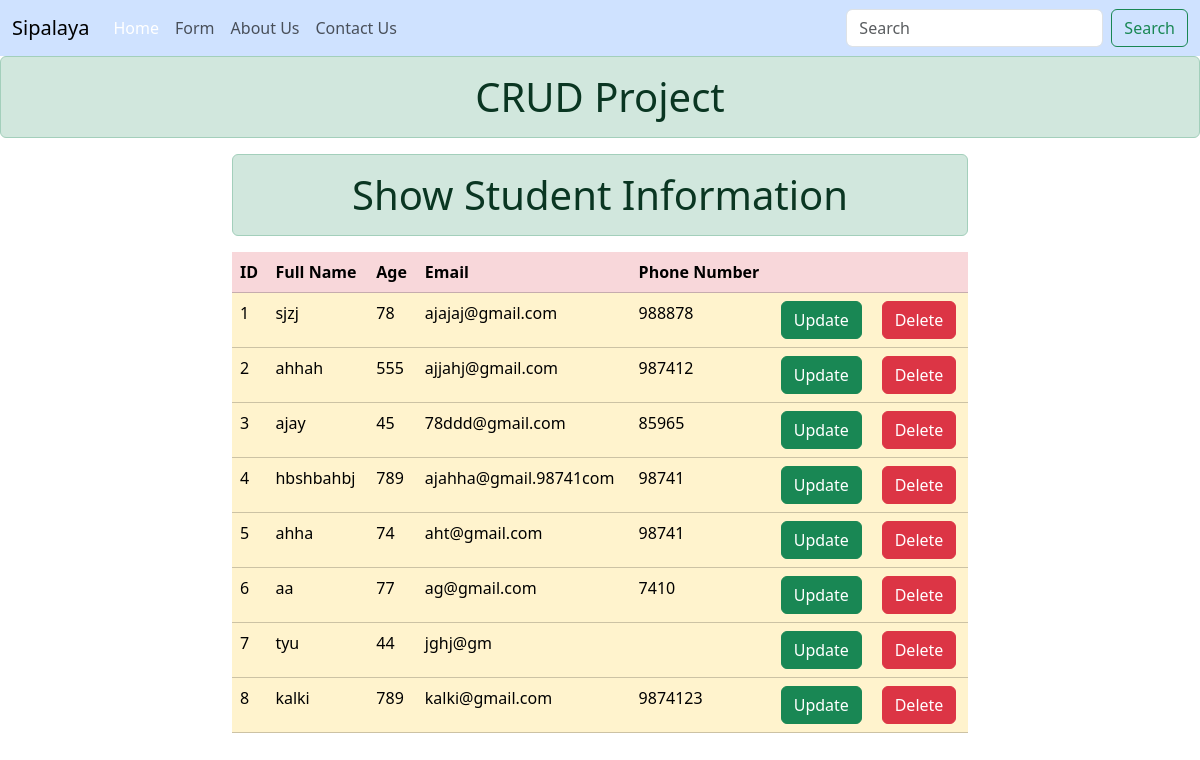
The page / on the database its author committed.
### crudApp/models.py (models this page shows)
class Student(models.Model):
    name=models.CharField(max_length=25)
    age=models.IntegerField()
    email=models.EmailField()
    phone_number=models.CharField(max_length=13)

### crudApp/views.py (the view)
# urls.py: 2. Add a URL to urlpatterns:  path('', views.home, name='home')
def home(request):
    data=Student.objects.all()
    return render(request,'crudApp/home.html', {'data':data})

### crudApp/templates/crudApp/home.html (shortened to what this page needs)
{% extends "crudApp/base.html" %}
  {% block content %}
<h1 class="text-center alert alert-success">CRUD Project</h1>
<div class="container">
  <div class="row justify-content-center">
    <div class="col-8">
      <h1 class="text-center alert alert-success">Show Student Information</h1>
      <table class="table">
        <thead>
          <tr class="table-danger">
            <th scope="col">ID</th>
            <th scope="col">Full Name</th>
            <th scope="col">Age</th>
            <th scope="col">Email</th>
            <th scope="col">Phone Number</th>
            <th scope="col"></th>
            <th scope="col"></th>
          </tr>
        </thead>
        <tbody>
          {% for item in data %}
          <tr class="table-warning">
            <td>{{forloop.counter}}</td>
            <td >{{item.name}}</td>
            <td>{{item.age}}</td>
            <td>{{item.email}}</td>
            <td>{{item.phone_number}}</td>
            <td><button type="button" class="btn btn-success">Update</button></td>
            <td><button type="button" class="btn btn-danger">Delete</button></td>
          </tr>
          {% endfor %}
        </tbody>
      </table>
    </div>
  </div>
</div>
{% endblock content %}

### crudApp/templates/crudApp/base.html (shortened to what this page needs)
<!DOCTYPE html>
<html lang="en">
  <head>
    <link
      href="https://cdn.jsdelivr.net/npm/bootstrap@5.3.3/dist/css/bootstrap.min.css"
      rel="stylesheet"
    />
  </head>
  <body>
    <nav class="navbar navbar-expand-lg bg-primary-subtle">
      <div class="container-fluid">
        <a class="navbar-brand" href="#">Sipalaya</a>
        <div class="collapse navbar-collapse" id="navbarSupportedContent">
          <ul class="navbar-nav me-auto mb-2 mb-lg-0">
            <li class="nav-item">
              <a
                class="nav-link {% if request.path == '/' %} active {% endif %}"
                aria-current="page"
                href="{% url 'home' %}"
                >Home</a
              >
            </li>
            <li class="nav-item">
              <a class="nav-link {% if request.path == '/form/' %} active {% endif %}" href="{% url 'form' %}">Form</a>
            </li>
            <li class="nav-item">
              <a class="nav-link {% if request.path == '/about/' %} active {% endif %}" href="{% url 'aboutus' %}">About Us</a>
            </li>
            <li class="nav-item">
              <a class="nav-link{% if request.path == '/contact/' %} active {% endif %}" href="{% url 'contactus' %}">Contact Us</a>
            </li>
          </ul>
          <form class="d-flex" role="search">
            <input
              class="form-control me-2"
              type="search"
              placeholder="Search"
              aria-label="Search"
            />
            <button class="btn btn-outline-success" type="submit">
              Search
            </button>
          </form>
        </div>
      </div>
    </nav>
    {% block content %} {% endblock content %}
  </body>
</html>

### crudApp/templates/crudApp/base.html (style rules this page uses)
.active { color: white !important; }

### rows shown on the page
Student: name "sjzj", age "78", email "ajajaj@gmail.com", phone_number "988878"
Student: name "ahhah", age "555", email "ajjahj@gmail.com", phone_number "987412"
Student: name "ajay", age "45", email "78ddd@gmail.com", phone_number "85965"
Student: name "hbshbahbj", age "789", email "ajahha@gmail.98741com", phone_number "98741"
Student: name "ahha", age "74", email "aht@gmail.com", phone_number "98741"
Student: name "aa", age "77", email "ag@gmail.com", phone_number "7410"
Student: name "tyu", age "44", email "jghj@gm"
Student: name "kalki", age "789", email "kalki@gmail.com", phone_number "9874123"
